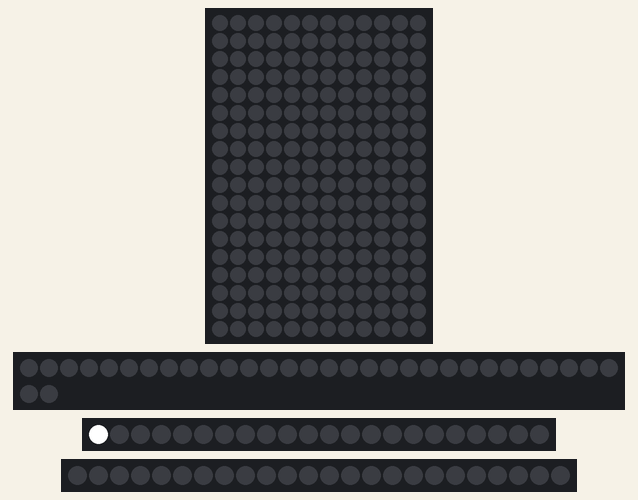
Simulated run of this sketch. Board: ESP32. Parts: 12×18 RGB LED matrix (first LED top left, wired row by row), 32 RGB LEDs in strip order, left to right, continuing on the next row, 22 RGB LEDs in strip order, left to right, 24 RGB LEDs in strip order, left to right. Storage starts empty; random numbers use the default seed unless the sketch sets one.

Above: at 0.1 s.

The sketch:

light-node-downtown.ino
```cpp
#include <FastLED.h>
#include <SPIFFS.h>
#include <stdarg.h>
#include <stdio.h>

// debugging
// #define DEBUG_SERIAL 1

// const char* SYNC[] = {"years1", "lightmeup", "bulb", "arrowup", "heart"}; // 1
// const char* SYNC[] = {"years4", "lightmeup", "bulb", "arrowup", "heart"}; // 2
// const char* SYNC[] = {"years2", "lightmeup", "star", "arrowup", "gift"}; // 3
// const char* SYNC[] = {"years3", "lightmeup", "star", "arrowup", "gift"}; // 4
// const char* SYNC[] = {"star", "star", "star", "star", "star"};
const char* SYNC[] = {"snowman", "lightmeup", "bulb", "arrowup", "heart"};

const int SYNC_LEN = 5;

const char* RAND[] = {"bell", "bulb", "clocktree", "gift", "heart", "lightmeup", "snowflakes", "snowman", "star", "arrowup"};
const int RAND_LEN = 9;

// FastLED settings
const byte MTX_PIN = 13;  // RED
const int MTX_WIDTH = 12;
const int MTX_HEIGHT = 18;
const int MTX_LEN = MTX_WIDTH * MTX_HEIGHT;
CRGB mtx_leds[MTX_LEN];
File mtx_file;

const byte HAT_PIN = 22;  // BLACK
const int HAT_LEN = 32;
CRGB hat_leds[HAT_LEN];
File hat_file;

const byte ARM_PIN = 15;  // GREEN
const int ARM_LEN = 22;
CRGB arm_leds[ARM_LEN];
File arm_file;

const byte LEG_PIN = 32;  // BLUE
const int LEG_LEN = 24;
CRGB leg_leds[LEG_LEN];
File leg_file;

const byte BRIGHTNESS = 255;

// timers
hw_timer_t *frameTimer = NULL;
volatile SemaphoreHandle_t frameSemaphore;
void IRAM_ATTR onFrameTimer() { xSemaphoreGiveFromISR(frameSemaphore, NULL); }

hw_timer_t *startTimer = NULL;
volatile SemaphoreHandle_t startSemaphore;
void IRAM_ATTR onStartTimer() { xSemaphoreGiveFromISR(startSemaphore, NULL); }

void setup() {
    // delay(1000);
#ifdef DEBUG_SERIAL
    Serial.begin(115200);
#endif

    if (!SPIFFS.begin()) {
        debugMsg("Cannot open SPIFFS");
        return;
    }

    FastLED.addLeds<WS2812B, MTX_PIN, GRB>(mtx_leds, MTX_LEN);
    FastLED.addLeds<WS2812B, HAT_PIN, GRB>(hat_leds, HAT_LEN);
    FastLED.addLeds<WS2812B, ARM_PIN, GRB>(arm_leds, ARM_LEN);
    FastLED.addLeds<WS2812B, LEG_PIN, GRB>(leg_leds, LEG_LEN);
    FastLED.setBrightness(BRIGHTNESS);

    startSemaphore = xSemaphoreCreateBinary();
    startTimer = timerBegin(1, 80, true);
    timerAttachInterrupt(startTimer, &onStartTimer, true);
    timerAlarmWrite(startTimer, 8000000, true); // every 8 seconds
    timerAlarmEnable(startTimer);

    frameSemaphore = xSemaphoreCreateBinary();
    frameTimer = timerBegin(0, 80, true);
    timerAttachInterrupt(frameTimer, &onFrameTimer, true);
    timerAlarmWrite(frameTimer, 66733, true);  // half of 29.97 fps
    timerAlarmEnable(frameTimer);

    randomSeed(analogRead(0));

    FastLED.clear();
    arm_leds[0] = CRGB::White;
    FastLED.show();
}

void loop() {
    if (xSemaphoreTake(startSemaphore, 0) == pdTRUE) {
        nextAnimation();
    }
    if (xSemaphoreTake(frameSemaphore, 0) == pdTRUE) {
        FastLED.show();
        loadNextFrame();
    }
}

void nextAnimation() {
    static int syncIndex;

    if (syncIndex < SYNC_LEN) {
        debugMsg("Next animation synced %d %s", syncIndex, SYNC[syncIndex]);
        prepare(SYNC[syncIndex]);
        syncIndex++;
    } else {
        int randIndex = random(RAND_LEN);
        debugMsg("Next animation random %d %s", randIndex, RAND[randIndex]);
        prepare(RAND[randIndex]);
    }
}

void prepare(const char *path) {
    mtx_file = openAnimation(path, "mtx", mtx_file);
    hat_file = openAnimation(path, "hat", hat_file);
    arm_file = openAnimation(path, "arm", arm_file);
    leg_file = openAnimation(path, "leg", leg_file);
    loadNextFrame();
}

File openAnimation(const char *path, const char *suffix, File previousFile) {
    char fullPath[70];
    snprintf(fullPath, sizeof(fullPath), "/%s_%s.gled", path, suffix);
    debugMsg("Opening animation %s", fullPath);

    if (previousFile) previousFile.close();

    if (SPIFFS.exists(fullPath)) {
        File animation = SPIFFS.open(fullPath);
        if (!animation) debugMsg("Cannot open %s", fullPath);
        return animation;
    } else {
        snprintf(fullPath, sizeof(fullPath), "/default_%s.gled", suffix);
        File animation = SPIFFS.open(fullPath);
        if (!animation) debugMsg("Cannot open default animation");
        return animation;
    }
}

void loadNextFrame() {
    unsigned long start = micros();
    if (loadNextFrame(mtx_file, mtx_leds, MTX_LEN)) sortMatrix();
    loadNextFrame(hat_file, hat_leds, HAT_LEN);
    loadNextFrame(arm_file, arm_leds, ARM_LEN);
    loadNextFrame(leg_file, leg_leds, LEG_LEN);
    // debugMsg("Loaded frame in %d micros", micros() - start);
}

boolean loadNextFrame(File file, CRGB leds[], int len) {
    if (file) {
        if (!readFrame(file, leds, len)) {
            file.seek(0);
            return readFrame(file, leds, len);
        }
        return true;
    }
    return false;
}

boolean readFrame(File file, CRGB leds[], int len) {
    int bytesToRead = len * 3;
    int read = file.read((uint8_t *)leds, bytesToRead);
    // debugMsg("Read %d bytes from %s, wanted %d", read, file.name(),
    //          bytesToRead);
    return read > 0;
}

void sortMatrix() {
    CRGB tmp[MTX_WIDTH];
    int rowSize = sizeof(tmp);

    // flip upside down
    for (int y = 0; y < (MTX_HEIGHT / 2); y++) {
        memmove(&tmp[0], &mtx_leds[y * MTX_WIDTH], rowSize);
        memmove(&mtx_leds[y * MTX_WIDTH],
                &mtx_leds[(MTX_HEIGHT - y - 1) * MTX_WIDTH], rowSize);
        memmove(&mtx_leds[(MTX_HEIGHT - y - 1) * MTX_WIDTH], &tmp[0], rowSize);
    }

    // change direction of every other row because of serpentine pattern
    for (int y = 1; y < MTX_HEIGHT; y += 2) {
        memmove(&tmp[0], &mtx_leds[y * MTX_WIDTH], rowSize);
        for (int x = 0; x < MTX_WIDTH; x++) {
            mtx_leds[y * MTX_WIDTH + x] = tmp[MTX_WIDTH - x - 1];
        }
    }
}

void debugMsg(const char *msg, ...) {
#define DEBUG_BUFFER_LEN 256
#ifdef DEBUG_SERIAL
    static char debugBuffer[DEBUG_BUFFER_LEN];

    va_list args;
    va_start(args, msg);
    size_t len = vsnprintf(&debugBuffer[0], DEBUG_BUFFER_LEN, msg, args);

    Serial.print(millis());
    Serial.print(": ");
    Serial.println(&debugBuffer[0]);
    delay(10);

    va_end(args);
#endif
}
```
